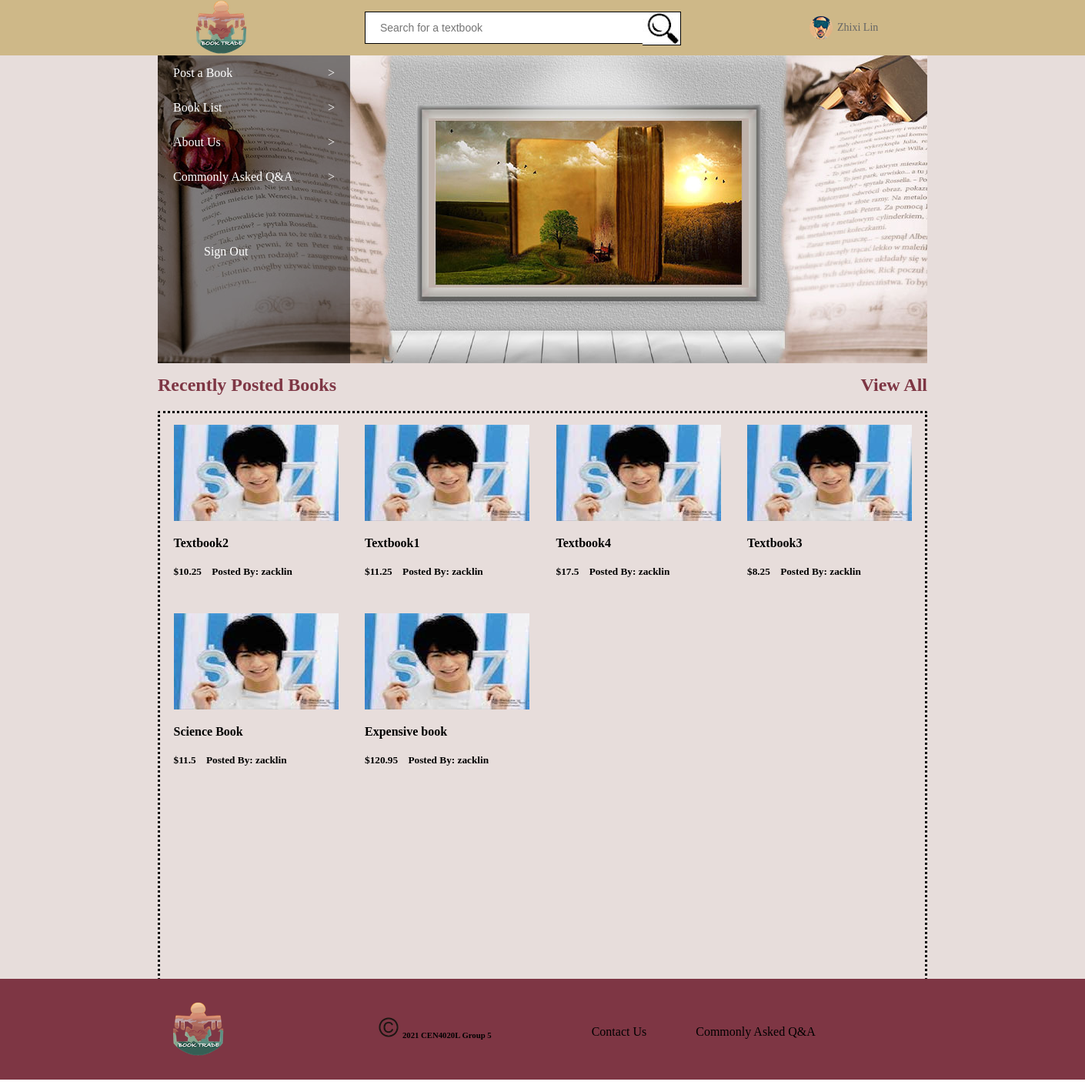
/index (signed in), run on the app's committed database.
### app.py (models this page shows, shortened)
class Post(wadb.Model):  # relation model with the model/table Account to let the user post listing on the site
    __tablename__ = 'post'
    id = wadb.Column(wadb.Integer, primary_key=True)
    time = wadb.Column(wadb.DateTime, nullable=False)
    by = wadb.Column(wadb.Integer, wadb.ForeignKey('account.username'))
    bookname = wadb.Column(wadb.String(30), nullable=False)
    author = wadb.Column(wadb.String(30), nullable=False, default = "Author Not Specified")
    price = wadb.Column(wadb.Float, nullable=False, default=0)
    stat = wadb.Column(wadb.String(30), nullable=False, default="New")
    college = wadb.Column(wadb.String(30), nullable=False)
    picture = wadb.Column(wadb.String(
        30), default='///templates/images/default_book.jpg', nullable=False)
    description = wadb.Column(wadb.String(100), nullable=True)

### app.py (the view)
@app.route("/", methods=['GET'])
@app.route("/index", methods=['GET'])
def index():
    if 'user' in session:  # Ensure the user's full name is send to post.html
        user = Account.query.filter_by(username=session['user']).first(
        ).firstname + ' ' + Account.query.filter_by(username=session['user']).first().lastname
    else:
        user = 'offline'
    bklist = Post.query.order_by(Post.time).limit(
        12).all()  # 12 most recently posted books
    return render_template("index.html", user=user, booktitle="none", bklist=bklist)

### templates/index.html (shortened to what this page needs)
<!DOCTYPE html>
<html lang="en">
<head>
    <link rel="stylesheet" type="text/css" href="{{ url_for('static', filename='style.css') }}">
</head>
<body>
    {% extends "design_temp.html" %}
    {% block content %}
 <div class="mainbanner">
    <div class="banner">
        <div class="w2">
            <div class="subnavi">
                <ul class="ul1">
                    <li>
                        <a href="/post">Post a Book<span>&gt;</span></a>
                    </li>
                    <li>
                        <a href="/booklist">Book List<span>&gt;</span></a>
                    </li>
                    <li>
                        <a href="#">About Us<span>&gt;</span></a>
                    </li>
                    <li>
                        <a href="#">Commonly Asked Q&A<span>&gt;</span></a>
                    </li>
                </ul>
                <ul class="ul2">
                    <li>
                        {% if user == "offline" %}
                        <a href="{{ url_for('login') }}" class="a1">Login</a>
                        <a href="createAccPage" class="a2">Signup</a>
                        {% else %}
                        <a href="signout" class="a2">Sign Out</a>
                        {% endif %}
                    </li>
                </ul>
            </div>
        </div>
    </div>
 </div>
   <div class="mainpostbg">
    <div class="mainpost">
        <div class="head">
            <a href="#" class="recent">Recently Posted Books</a>
            <a href="/booklist" class="viewall">View All</a>
        </div>
        <div class="postedbooks">
            {% for bk in bklist %}
            <div class="onebook">
                <div class="bookpic">
                </div>
                <a href="#" ><h4>{{bk["bookname"]}}</h4></a>
                <h5>${{bk["price"]}}&nbsp &nbsp Posted By: {{bk["by"]}}</h5>
            </div>
            {% endfor %}
        </div>
    </div>
   </div>
   {% endblock content %}

### templates/style.css (style rules this page uses)
* { margin: 0; padding: 0; }
a { text-decoration: none; }
li { list-style: none; }
.mainbanner { width: auto; height: 400px; background-color: #e7dddb; }
.banner { width: 1400px; height: 400px; margin: auto; background-color: #e7dddb; }
.banner .w2 { height: 400px; background: url(images/banner.jpg) no-repeat top center; }
.subnavi { width: 250px; height: 400px; margin-left: 200px; background-color: rgba(0, 0, 0, 0.5); }
.subnavi .ul1 li { height: 45px; line-height: 45px; padding: 0 20px; }
.subnavi ul li a { font-style: 14px; color: rgb(255, 255, 255); }
.subnavi .ul1 li a span { float: right; }
.subnavi .ul2 li { height: 20px; line-height: 150px; padding: 0 20px; }
.subnavi .ul2 li .a2 { margin: 0 40px; }
.mainpostbg { width: auto; height: 800px; background-color: #e7dddb; }
.mainpost { width: 1400px; height: 800px; margin: auto; background-color: #e7dddb; }
.mainpost .head { padding-top: 15px; }
.mainpost .head a { font-size: x-large; font-weight: 700; color: #7e3644; }
.mainpost .head .viewall { float: right; margin-right: 200px; }
.mainpost .postedbooks { height: 757px; margin: 20px 200px; border-style: dotted; border-radius: 2px; border-color: #000000; }
.mainpost .head .recent { margin-left: 200px; }
.mainpostbg .mainpost .postedbooks .onebook { float: left; height: 215px; width: 213.5px; padding: 15px 17.51px; }
.mainpostbg .mainpost .postedbooks .onebook .bookpic { height: 125px; width: 214px; background: url(images/tempbook.jpg); }
.mainpostbg .mainpost .postedbooks .onebook a h4 { margin: 20px 0; color: #000000; }

### data on the page
Post: bookname "Textbook2", price "10.25", by "zacklin"
Post: bookname "Textbook1", price "11.25", by "zacklin"
Post: bookname "Textbook4", price "17.5", by "zacklin"
Post: bookname "Textbook3", price "8.25", by "zacklin"
Post: bookname "Science Book", price "11.5", by "zacklin"
Post: bookname "Expensive book", price "120.95", by "zacklin"

### other printed values
{{ user }} "Zhixi Lin"
